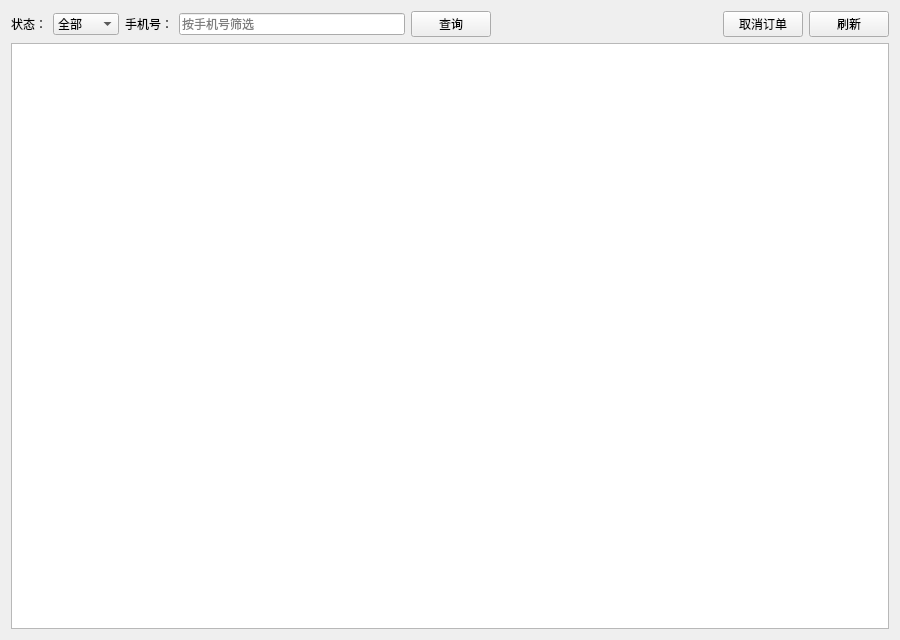
<?xml version="1.0" encoding="UTF-8"?>
<ui version="4.0">
 <class>OrderPage</class>
 <widget class="QWidget" name="OrderPage">
  <property name="geometry">
   <rect>
    <x>0</x>
    <y>0</y>
    <width>900</width>
    <height>640</height>
   </rect>
  </property>
  <layout class="QVBoxLayout" name="verticalLayout">
   <item>
    <layout class="QHBoxLayout" name="toolBar">
     <item>
      <widget class="QLabel" name="label">
       <property name="text">
        <string>状态：</string>
       </property>
      </widget>
     </item>
     <item>
      <widget class="QComboBox" name="statusCombo">
       <item>
        <property name="text">
         <string>全部</string>
        </property>
       </item>
       <item>
        <property name="text">
         <string>充电中</string>
        </property>
       </item>
       <item>
        <property name="text">
         <string>待支付</string>
        </property>
       </item>
       <item>
        <property name="text">
         <string>已支付</string>
        </property>
       </item>
       <item>
        <property name="text">
         <string>已取消</string>
        </property>
       </item>
      </widget>
     </item>
     <item>
      <widget class="QLabel" name="label_2">
       <property name="text">
        <string>手机号：</string>
       </property>
      </widget>
     </item>
     <item>
      <widget class="QLineEdit" name="phoneEdit">
       <property name="placeholderText">
        <string>按手机号筛选</string>
       </property>
      </widget>
     </item>
     <item>
      <widget class="QPushButton" name="searchButton">
       <property name="text">
        <string>查询</string>
       </property>
      </widget>
     </item>
     <item>
      <spacer name="horizontalSpacer">
       <property name="orientation">
        <enum>Qt::Horizontal</enum>
       </property>
       <property name="sizeHint" stdset="0">
        <size>
         <width>40</width>
         <height>20</height>
        </size>
       </property>
      </spacer>
     </item>
     <item>
      <widget class="QPushButton" name="cancelButton">
       <property name="text">
        <string>取消订单</string>
       </property>
      </widget>
     </item>
     <item>
      <widget class="QPushButton" name="refreshButton">
       <property name="text">
        <string>刷新</string>
       </property>
      </widget>
     </item>
    </layout>
   </item>
   <item>
    <widget class="QTableWidget" name="orderTable">
     <property name="editTriggers">
      <set>QAbstractItemView::NoEditTriggers</set>
     </property>
     <property name="selectionBehavior">
      <enum>QAbstractItemView::SelectRows</enum>
     </property>
    </widget>
   </item>
  </layout>
 </widget>
 <resources/>
 <connections/>
</ui>
